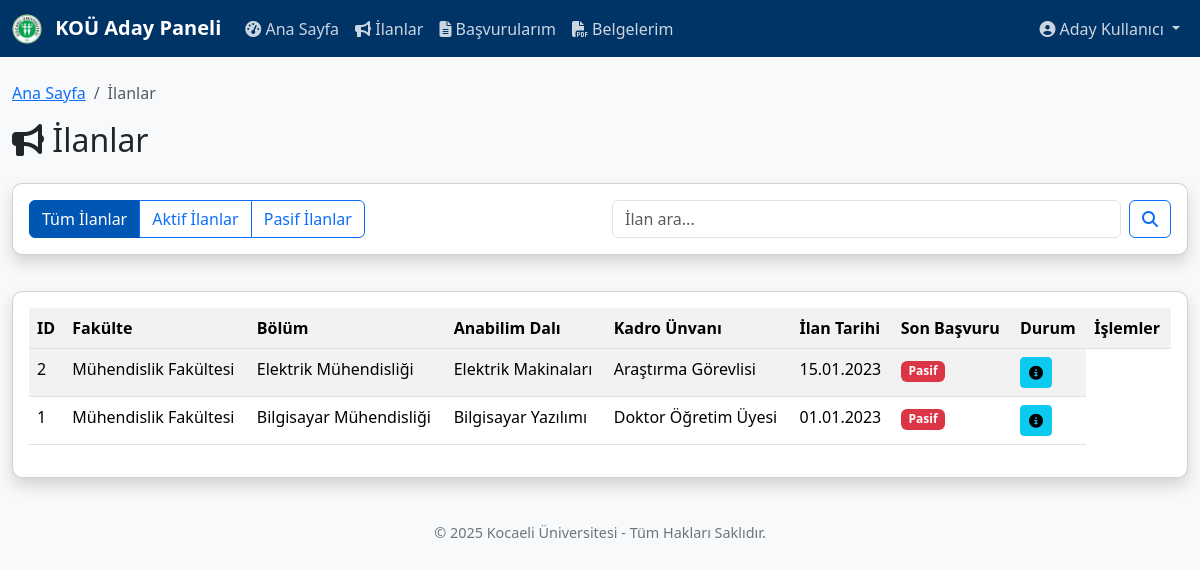
Screenshot of /aday/ilanlar.php (signed in) with the database file from the repository.
### tables this page shows
CREATE TABLE `ilanlar` (
  `id` int(11) NOT NULL AUTO_INCREMENT,
  `ilan_baslik` varchar(255) NOT NULL,
  `fakulte_birim` varchar(255) NOT NULL,
  `bolum` varchar(255) NOT NULL,
  `anabilim_dali` varchar(255) NOT NULL,
  `kadro_unvani` varchar(100) NOT NULL,
  `kadro_sayisi` int(11) NOT NULL DEFAULT 1,
  `ilan_aciklama` text DEFAULT NULL,
  `basvuru_kosullari` text DEFAULT NULL,
  `ozel_sartlar` text DEFAULT NULL,
  `ilan_baslangic_tarihi` date NOT NULL,
  `ilan_bitis_tarihi` date NOT NULL,
  `mulakat_tarihi` date DEFAULT NULL,
  `sonuc_tarihi` date DEFAULT NULL,
  `durum` enum('taslak','aktif','kapandi','iptal') NOT NULL DEFAULT 'aktif',
  `olusturan_id` int(11) NOT NULL,
  `olusturma_tarihi` datetime NOT NULL DEFAULT current_timestamp(),
  `guncelleyen_id` int(11) DEFAULT NULL,
  `guncelleme_tarihi` datetime DEFAULT NULL,
  PRIMARY KEY (`id`),
  KEY `olusturan_id` (`olusturan_id`),
  KEY `guncelleyen_id` (`guncelleyen_id`),
  CONSTRAINT `ilanlar_ibfk_1` FOREIGN KEY (`olusturan_id`) REFERENCES `kullanicilar` (`id`) ON DELETE CASCADE,
  CONSTRAINT `ilanlar_ibfk_2` FOREIGN KEY (`guncelleyen_id`) REFERENCES `kullanicilar` (`id`) ON DELETE SET NULL
);

### aday/ilanlar.php (the view, shortened to what this page needs)
<?php
include("../db_connection.php");
$where_clause = "";
$sql = "SELECT i.*, u.ad as ekleyen_ad, u.soyad as ekleyen_soyad
        FROM ilanlar i
        LEFT JOIN kullanicilar u ON i.olusturan_id = u.id
        $where_clause
        ORDER BY i.ilan_baslangic_tarihi DESC";
$result = mysqli_query($conn, $sql);
if (!$result) {
    $_SESSION['error'] = "İlanlar getirilirken bir hata oluştu: " . mysqli_error($conn);
    $ilanlar = [];
} else {
    $ilanlar = mysqli_fetch_all($result, MYSQLI_ASSOC);
}
?>
<!DOCTYPE html>
<html lang="tr">
<head>
    <link rel="stylesheet" href="https://cdn.jsdelivr.net/npm/bootstrap@5.3.2/dist/css/bootstrap.min.css">
    <link rel="stylesheet" href="https://cdnjs.cloudflare.com/ajax/libs/font-awesome/6.4.2/css/all.min.css">
    <link rel="stylesheet" href="../style.css">
</head>
<body>
    <?php include("navbar.php"); ?>
    <div class="container mt-4">
        <div class="row">
            <div class="col-md-12">
                <nav aria-label="breadcrumb">
                    <ol class="breadcrumb">
                        <li class="breadcrumb-item"><a href="dashboard.php">Ana Sayfa</a></li>
                        <li class="breadcrumb-item active" aria-current="page">İlanlar</li>
                    </ol>
                </nav>
            </div>
        </div>
        <div class="row mb-3">
            <div class="col-md-8">
                <h2><i class="fas fa-bullhorn"></i> İlanlar</h2>
            </div>
        </div>
        <div class="row mb-3">
            <div class="col-md-12">
                <div class="card shadow">
                    <div class="card-body">
                        <div class="row">
                            <div class="col-md-6">
                                <div class="btn-group" role="group">
                                    <a href="ilanlar.php" class="btn <?php echo !isset($_GET['durum']) ? 'btn-primary' : 'btn-outline-primary'; ?>">
                                        Tüm İlanlar
                                    </a>
                                    <a href="ilanlar.php?durum=aktif" class="btn <?php echo (isset($_GET['durum']) && $_GET['durum'] == 'aktif') ? 'btn-primary' : 'btn-outline-primary'; ?>">
                                        Aktif İlanlar
                                    </a>
                                    <a href="ilanlar.php?durum=pasif" class="btn <?php echo (isset($_GET['durum']) && $_GET['durum'] == 'pasif') ? 'btn-primary' : 'btn-outline-primary'; ?>">
                                        Pasif İlanlar
                                    </a>
                                </div>
                            </div>
                            <div class="col-md-6">
                                <form action="ilanlar.php" method="get" class="d-flex">
                                    <input type="text" name="arama" class="form-control" placeholder="İlan ara..." value="<?php echo isset($_GET['arama']) ? $_GET['arama'] : ''; ?>">
                                    <button type="submit" class="btn btn-outline-primary ms-2">
                                        <i class="fas fa-search"></i>
                                    </button>
                                </form>
                            </div>
                        </div>
                    </div>
                </div>
            </div>
        </div>
        <div class="row">
            <div class="col-md-12">
                <div class="card shadow">
                    <div class="card-body">
                        <?php if (count($ilanlar) > 0): ?>
                            <div class="table-responsive">
                                <table class="table table-striped table-hover">
                                    <thead>
                                        <tr>
                                            <th>ID</th>
                                            <th>Fakülte</th>
                                            <th>Bölüm</th>
                                            <th>Anabilim Dalı</th>
                                            <th>Kadro Ünvanı</th>
                                            <th>İlan Tarihi</th>
                                            <th>Son Başvuru</th>
                                            <th>Durum</th>
                                            <th>İşlemler</th>
                                        </tr>
                                    </thead>
                                    <tbody>
                                        <?php foreach ($ilanlar as $ilan): ?>
                                            <tr>
                                                <td><?php echo $ilan['id']; ?></td>
                                                <td><?php echo $ilan['fakulte_birim']; ?></td>
                                                <td><?php echo $ilan['bolum']; ?></td>
                                                <td><?php echo $ilan['anabilim_dali']; ?></td>
                                                <td><?php echo $ilan['kadro_unvani']; ?></td>
                                                <td><?php echo date('d.m.Y', strtotime($ilan['ilan_baslangic_tarihi'])); ?></td>
                                                <td>
                                                    <?php if ($ilan['durum'] == 1 && strtotime($ilan['son_basvuru_tarihi']) >= strtotime(date('Y-m-d'))): ?>
                                                        <span class="badge bg-success">Aktif</span>
                                                    <?php else: ?>
                                                        <span class="badge bg-danger">Pasif</span>
                                                    <?php endif; ?>
                                                </td>
                                                <td>
                                                    <div class="btn-group">
                                                        <a href="ilan_detay.php?id=<?php echo $ilan['id']; ?>" class="btn btn-info btn-sm" title="Detay">
                                                            <i class="fas fa-info-circle"></i>
                                                        </a>
                                                    </div>
                                                </td>
                                            </tr>
                                        <?php endforeach; ?>
                                    </tbody>
                                </table>
                            </div>
                        <?php else: ?>
                            <div class="alert alert-warning">
                                <i class="fas fa-exclamation-triangle"></i> Kriterlere uygun ilan bulunamadı.
                            </div>
                        <?php endif; ?>
                    </div>
                </div>
            </div>
        </div>
    </div>
    <footer class="text-center mt-4 mb-4">
        <p>&copy; <?php echo date("Y"); ?> Kocaeli Üniversitesi - Tüm Hakları Saklıdır.</p>
    </footer>
</body>
</html>

### style.css (style rules this page uses)
body { background-color: #f8f9fa; font-family: "Segoe UI", Tahoma, Geneva, Verdana, sans-serif; }
.container { max-width: 1200px; }
.card { border-radius: 10px; overflow: hidden; margin-bottom: 20px; }
.btn-primary { background-color: #0056b3; border-color: #0056b3; }
footer { color: #6c757d; font-size: 0.9rem; }
.table th { background-color: #f2f2f2; }

### rows the page displays
ilanlar: id "2", fakulte_birim "Mühendislik Fakültesi", bolum "Elektrik Mühendisliği", anabilim_dali "Elektrik Makinaları", kadro_unvani "Araştırma Görevlisi", ilan_baslangic_tarihi "15.01.2023", durum "Pasif"
ilanlar: id "1", fakulte_birim "Mühendislik Fakültesi", bolum "Bilgisayar Mühendisliği", anabilim_dali "Bilgisayar Yazılımı", kadro_unvani "Doktor Öğretim Üyesi", ilan_baslangic_tarihi "01.01.2023", durum "Pasif"

### other values shown
$_SESSION['name'] "Aday Kullanıcı"
